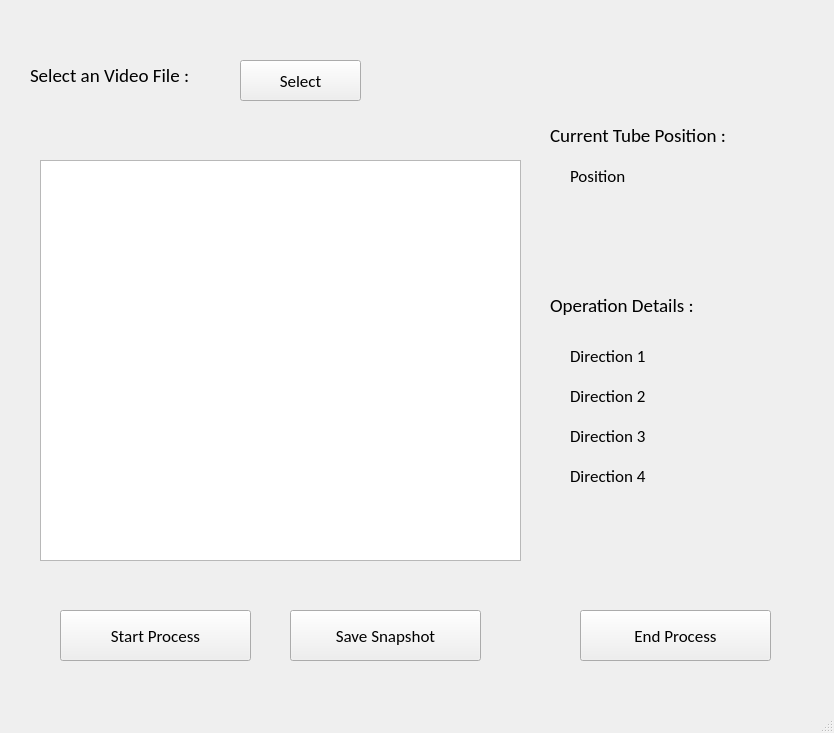
<?xml version="1.0" encoding="UTF-8"?>
<ui version="4.0">
 <class>manualWindow</class>
 <widget class="QMainWindow" name="manualWindow">
  <property name="geometry">
   <rect>
    <x>0</x>
    <y>0</y>
    <width>834</width>
    <height>733</height>
   </rect>
  </property>
  <property name="windowTitle">
   <string>Manual Intubation Process</string>
  </property>
  <widget class="QWidget" name="centralwidget">
   <widget class="QPushButton" name="btnSave">
    <property name="geometry">
     <rect>
      <x>290</x>
      <y>610</y>
      <width>191</width>
      <height>51</height>
     </rect>
    </property>
    <property name="font">
     <font>
      <family>Calibri</family>
      <pointsize>13</pointsize>
     </font>
    </property>
    <property name="text">
     <string>Save Snapshot</string>
    </property>
   </widget>
   <widget class="QPushButton" name="btnEnd">
    <property name="geometry">
     <rect>
      <x>580</x>
      <y>610</y>
      <width>191</width>
      <height>51</height>
     </rect>
    </property>
    <property name="font">
     <font>
      <family>Calibri</family>
      <pointsize>13</pointsize>
     </font>
    </property>
    <property name="text">
     <string>End Process</string>
    </property>
   </widget>
   <widget class="QPushButton" name="btnStart">
    <property name="geometry">
     <rect>
      <x>60</x>
      <y>610</y>
      <width>191</width>
      <height>51</height>
     </rect>
    </property>
    <property name="font">
     <font>
      <family>Calibri</family>
      <pointsize>13</pointsize>
     </font>
    </property>
    <property name="text">
     <string>Start Process</string>
    </property>
   </widget>
   <widget class="QGraphicsView" name="displayContent">
    <property name="geometry">
     <rect>
      <x>40</x>
      <y>160</y>
      <width>481</width>
      <height>401</height>
     </rect>
    </property>
   </widget>
   <widget class="QLabel" name="lblDetails">
    <property name="geometry">
     <rect>
      <x>550</x>
      <y>280</y>
      <width>261</width>
      <height>51</height>
     </rect>
    </property>
    <property name="font">
     <font>
      <family>Calibri</family>
      <pointsize>14</pointsize>
     </font>
    </property>
    <property name="text">
     <string>Operation Details : </string>
    </property>
   </widget>
   <widget class="QLabel" name="lblDirection1">
    <property name="geometry">
     <rect>
      <x>570</x>
      <y>330</y>
      <width>151</width>
      <height>51</height>
     </rect>
    </property>
    <property name="font">
     <font>
      <family>Calibri</family>
      <pointsize>13</pointsize>
      <kerning>true</kerning>
     </font>
    </property>
    <property name="text">
     <string>Direction 1</string>
    </property>
   </widget>
   <widget class="QLabel" name="lblDirection2">
    <property name="geometry">
     <rect>
      <x>570</x>
      <y>370</y>
      <width>151</width>
      <height>51</height>
     </rect>
    </property>
    <property name="font">
     <font>
      <family>Calibri</family>
      <pointsize>13</pointsize>
      <kerning>true</kerning>
     </font>
    </property>
    <property name="text">
     <string>Direction 2</string>
    </property>
   </widget>
   <widget class="QLabel" name="lblDirection3">
    <property name="geometry">
     <rect>
      <x>570</x>
      <y>410</y>
      <width>151</width>
      <height>51</height>
     </rect>
    </property>
    <property name="font">
     <font>
      <family>Calibri</family>
      <pointsize>13</pointsize>
      <kerning>true</kerning>
     </font>
    </property>
    <property name="text">
     <string>Direction 3</string>
    </property>
   </widget>
   <widget class="QLabel" name="lblDirection4">
    <property name="geometry">
     <rect>
      <x>570</x>
      <y>450</y>
      <width>151</width>
      <height>51</height>
     </rect>
    </property>
    <property name="font">
     <font>
      <family>Calibri</family>
      <pointsize>13</pointsize>
      <kerning>true</kerning>
     </font>
    </property>
    <property name="text">
     <string>Direction 4</string>
    </property>
   </widget>
   <widget class="QLabel" name="lblPositionTopic">
    <property name="geometry">
     <rect>
      <x>550</x>
      <y>110</y>
      <width>261</width>
      <height>51</height>
     </rect>
    </property>
    <property name="font">
     <font>
      <family>Calibri</family>
      <pointsize>14</pointsize>
     </font>
    </property>
    <property name="text">
     <string>Current Tube Position : </string>
    </property>
   </widget>
   <widget class="QLabel" name="lblPosition">
    <property name="geometry">
     <rect>
      <x>570</x>
      <y>150</y>
      <width>151</width>
      <height>51</height>
     </rect>
    </property>
    <property name="font">
     <font>
      <family>Calibri</family>
      <pointsize>13</pointsize>
      <kerning>true</kerning>
     </font>
    </property>
    <property name="text">
     <string>Position</string>
    </property>
   </widget>
   <widget class="QLabel" name="lblPositionTopic_2">
    <property name="geometry">
     <rect>
      <x>30</x>
      <y>50</y>
      <width>261</width>
      <height>51</height>
     </rect>
    </property>
    <property name="font">
     <font>
      <family>Calibri</family>
      <pointsize>14</pointsize>
     </font>
    </property>
    <property name="text">
     <string>Select an Video File : </string>
    </property>
   </widget>
   <widget class="QPushButton" name="pushButton">
    <property name="geometry">
     <rect>
      <x>240</x>
      <y>60</y>
      <width>121</width>
      <height>41</height>
     </rect>
    </property>
    <property name="font">
     <font>
      <family>Calibri</family>
      <pointsize>13</pointsize>
     </font>
    </property>
    <property name="text">
     <string>Select</string>
    </property>
   </widget>
  </widget>
  <widget class="QStatusBar" name="statusbar"/>
 </widget>
 <resources/>
 <connections/>
</ui>
